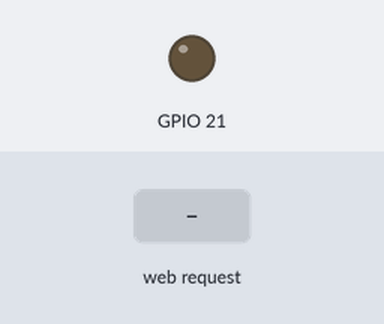
The sketch below on a simulated ESP32. Shown: output pins drawn as LEDs (lit = HIGH). The inputs (shaded band) are chosen by the test bench. WiFi joins after 1.5 s; servers stay silent unless stated; what the sketch prints to the serial monitor is not drawn.

Above: at 2.7 s.
2.8 s: HTTP request GET /H received
At 3.3 s:
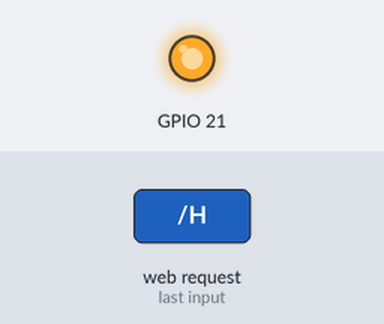
4.3 s: HTTP request GET /L received
At 5.6 s:
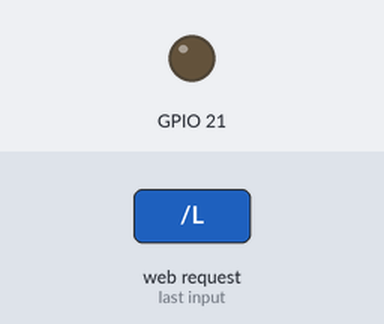
Timing chart, 0 to 7.3 s (numbered marks = the images above; inputs shaded):
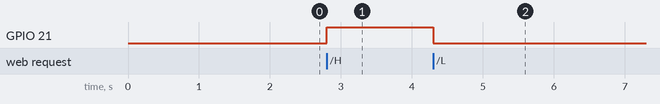

Measured:
- after the input at 2.8 s, GPIO 21: LOW → HIGH at once
- after the input at 4.3 s, GPIO 21: HIGH → LOW at once

The sketch:

SSPlug.ino
```cpp
#include <WiFi.h>

const char *ssid = "yourssidherechangeit"; // change this to the SSID of your network
const char *password = "word"; // and change this to the password of your network
bool pinState = false;

const char htmlPage[] PROGMEM = R"rawliteral(
<!DOCTYPE html>
<html>
<head>
  <style>
    body,
    html {
      margin: 0;
      padding: 0;
      height: 100%;
      width: 100%;
      display: flex;
      align-items: center;
      justify-content: center;
      background-color: #1e1e1e;
      transition: background-color 0.5s ease-in-out;
      font-family: sans-serif;
    }

    .container {
      display: flex;
      justify-content: center;
      align-items: center;
      width: 100%;
    }

    .switch {
      font-size: 3vw;
      position: relative;
      display: inline-block;
      width: 8em;
      height: 4em;
      user-select: none;
    }

    .switch .cb {
      opacity: 0;
      width: 0;
      height: 0;
    }

    .toggle {
      position: absolute;
      cursor: pointer;
      width: 100%;
      height: 100%;
      background-color: #373737;
      border-radius: 0.2em;
      transition: 0.4s;
      text-transform: uppercase;
      font-weight: 700;
      overflow: hidden;
      box-shadow:
        -0.3em 0 0 0 #373737,
        -0.3em 0.3em 0 0 #373737,
        0.3em 0 0 0 #373737,
        0.3em 0.3em 0 0 #373737,
        0 0.3em 0 0 #373737;
    }

    .toggle>.left,
    .toggle>.right {
      position: absolute;
      display: flex;
      width: 50%;
      height: 88%;
      background-color: #f3f3f3;
      align-items: center;
      justify-content: center;
      transform-origin: right;
      transform-style: preserve-3d;
      transition: all 150ms;
      font-size: 0.5em;
    }

    .toggle>.left {
      color: #373737;
      left: 0;
      bottom: 0;
      transform: rotateX(10deg);
    }

    .left::before,
    .right::before,
    .left::after,
    .right::after {
      position: absolute;
      content: "";
      width: 100%;
      height: 100%;
    }

    .left::before {
      background-color: rgb(206, 206, 206);
      transform-origin: center left;
      transform: rotateY(90deg);
    }

    .left::after {
      background-color: rgb(112, 112, 112);
      transform-origin: center bottom;
      transform: rotateX(90deg);
    }

    .toggle>.right {
      color: rgb(206, 206, 206);
      right: 0;
      bottom: 0;
      transform: rotateX(10deg) rotateY(-45deg);
      transform-origin: left;
    }

    .right::before {
      background-color: rgb(206, 206, 206);
      transform-origin: center right;
      transform: rotateY(-90deg);
    }

    .right::after {
      background-color: rgb(112, 112, 112);
      transform-origin: center bottom;
      transform: rotateX(90deg);
    }

    .switch input:checked+.toggle>.left {
      transform: rotateX(10deg) rotateY(45deg);
      color: rgb(206, 206, 206);
    }

    .switch input:checked+.toggle>.right {
      transform: rotateX(10deg) rotateY(0deg);
      color: #487bdb;
    }

    .left,
    .right {
      user-select: none;
    }
    body.true-bg {
    background-color: #fff3b0;
    }
  </style>
</head>
<body>
  <label class="switch">
    <input class="cb" type="checkbox" />
    <span class="toggle">
      <span class="left">off</span>
      <span class="right">on</span>
    </span>
  </label>
  <script>

  const bodyElement = document.body;
  document.querySelector('.cb').addEventListener('change', function() {
    if (this.checked) {
      fetch('/H');
      bodyElement.classList.add('true-bg');
    } else {
      fetch('/L');
      bodyElement.classList.remove('true-bg');
    }
  });


  window.onload = function() {

    fetch('/state')
      .then(response => response.text())
      .then(data => {
        const switchElement = document.querySelector('.cb');
        if (data === 'ON') {
          switchElement.checked = true;
          bodyElement.classList.add('true-bg');
        } else {
          switchElement.checked = false;
          bodyElement.classList.remove('true-bg');
        }
      });
  }
</script>
</body>
</html>
)rawliteral";


NetworkServer server(80);

void setup() {
  Serial.begin(115200);
  pinMode(21, OUTPUT);
  //pinMode(5, OUTPUT);
  delay(10);
  WiFi.begin(ssid, password);

  while (WiFi.status() != WL_CONNECTED) {
    delay(500);
    Serial.print(".");
  }
  server.begin();
}

void loop() {
  NetworkClient client = server.accept();
  //digitalWrite(5, HIGH);

  if (client) {
    Serial.println("New Client.");
    String currentLine = "";
    while (client.connected()) {
      if (client.available()) {
        char c = client.read();
        Serial.write(c);
        if (c == '\n') {

          if (currentLine.length() == 0) {
            client.println("HTTP/1.1 200 OK");
            client.println("Content-type:text/html");
            client.println();
            client.print(htmlPage);
            client.println();


            break;
          } else {
            currentLine = "";
          }
        } else if (c != '\r') {
          currentLine += c;
        }

        if (currentLine.endsWith("GET /H")) {
          digitalWrite(21, HIGH);
          pinState = true;
        }
        if (currentLine.endsWith("GET /L")) {
          digitalWrite(21, LOW);
          pinState = false;
        }
        if (currentLine.endsWith("GET /state")) {
          client.println("HTTP/1.1 200 OK");
          client.println("Content-type:text/plain");
          client.println();
          client.println(pinState ? "ON" : "OFF");
        }
      }
    }
    client.stop();
  }
}
```
